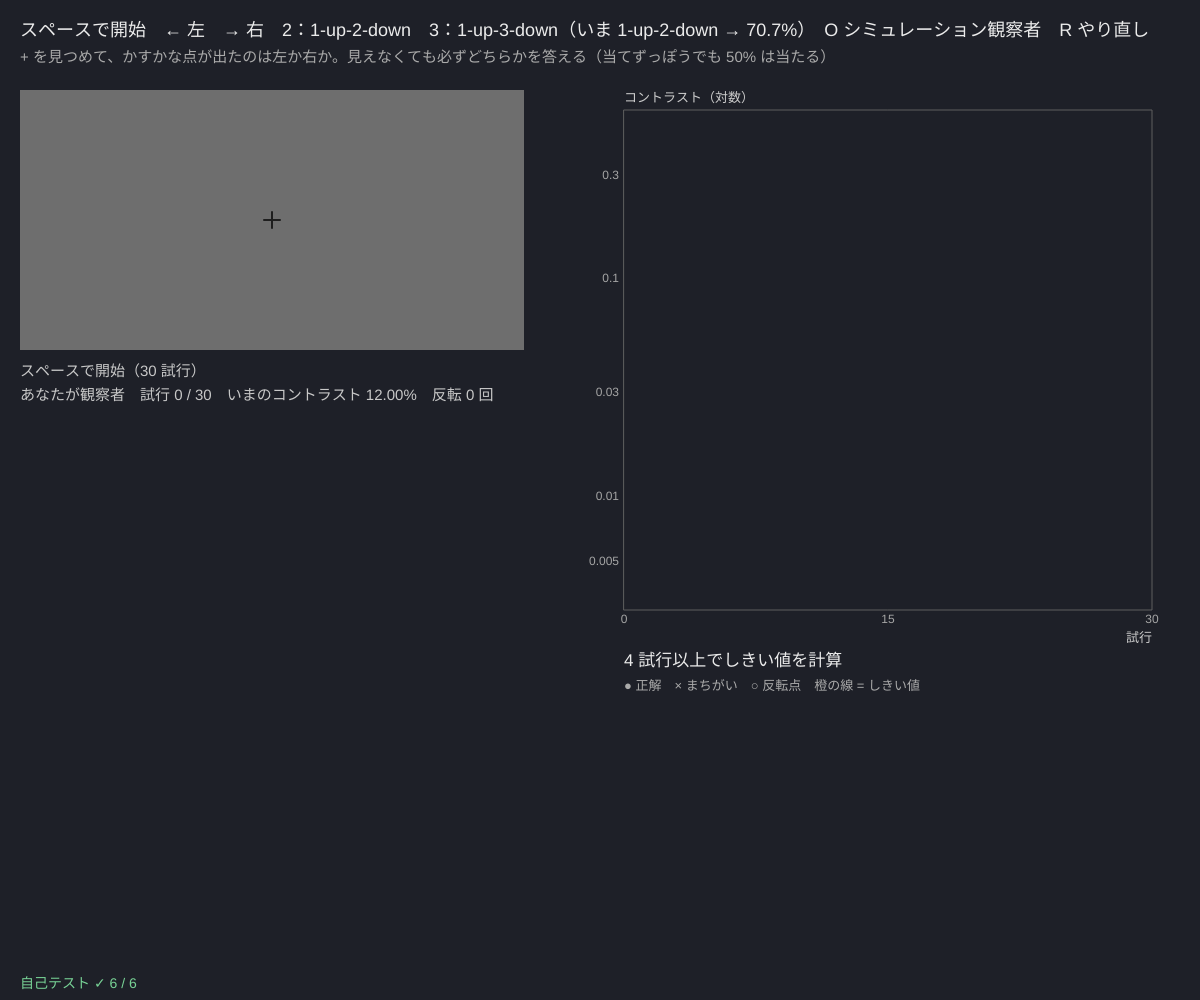
Frame 1 (no input)
Frame 60 (no input): identical to frame 1, image omitted
Frame 120 (the mouse pressed at the canvas centre since frame 60): identical to frame 1, image omitted

The p5.js sketch that drew this single still picture (run headless with seeded random() and noise() and a simulated clock; from frame 60 on, the mouse is pressed at the canvas centre):

// p5.js sketch
// ── sketch.js
// ============================================
// 04 上下法（階段法）─ かすかな点が見えるしきい値
// 中心の + を見つめる。かすかな点が左か右に一瞬出るので、どちらだったかを答える（わからなくても必ず答える）
// 2 回続けて正解ならコントラストを 1 段下げ、1 回まちがえたら 1 段上げる（1-up-2-down）→ 正答率 70.7% の所を行ったり来たり
// （はじめは 1 回まちがえるまで 2 段ずつ下げて、すばやくしきい値の近くへ行く）
// しきい値 = 反転点（上がり下がりが変わった所）の平均。少ない試行で効率よく測れる
// クリック → スペースで開始 / ← → で答える / 2 = 1-up-2-down  3 = 1-up-3-down / O = シミュレーション観察者 / R = やり直し
// ============================================

const N_TRIALS = 30;                   // ★ 試行の数
const FACTOR = 1.25;                   // ★ 1 段の大きさ（1.25 倍 ≈ 2 dB）
const BG = 110;                        // ★ 背景の灰色（画面の値）
const BLOB = 5;                        // ★ 点の大きさ（ガウスの σ px）
const SHOW_MS = 400;                   // ★ 点を見せる時間 [ms]
const SIM = { alpha: 0.04, s: 0.35 };  // ★ シミュレーション観察者：正答率 = 0.5 + 0.5·L((ln c − ln α)/s)
let st, nDown = 2, phase = 'ready', tPhase = 0, cur = null, pg, simMode = false, simSeed = 1, simAvg = null;

function setup() {
  createCanvas(windowWidth, windowHeight);
  pg = createGraphics(Math.floor(width * 0.42), 260); pg.pixelDensity(1);
  selfTest();
  resetData(false);
}
function resetData(sim) { simMode = sim; st = makeStair(0.12, FACTOR, nDown, 0.002, 0.6, true); phase = 'ready'; simAvg = null; seedRng(Date.now()); }

// 点の画像を 1 回だけ作る（ディザ = 小さな乱数を足して丸め、8 ビットより細かいコントラストも平均では正しく出す）
function makeStim(c, right) {
  pg.loadPixels();
  let W = pg.width, H = pg.height, cx = right ? W * 0.78 : W * 0.22, cy = H / 2;
  for (let y = 0; y < H; y++) for (let x = 0; x < W; x++) {
    let r2 = (x - cx) ** 2 + (y - cy) ** 2, v = BG * (1 + c * Math.exp(-r2 / (2 * BLOB * BLOB))) + rnd() - 0.5;
    let o = 4 * (y * W + x); pg.pixels[o] = pg.pixels[o + 1] = pg.pixels[o + 2] = clampv(Math.round(v), 0, 255); pg.pixels[o + 3] = 255;
  }
  pg.updatePixels();
}
function startTrial() {
  if (st.track.length >= N_TRIALS) { phase = 'done'; return; }
  cur = { right: rnd() < 0.5, c: st.v }; makeStim(cur.c, cur.right);
  phase = 'fix'; tPhase = millis();
}
function answer(right) {
  if (phase !== 'stim' && phase !== 'wait') return;
  stairUpdate(st, right === cur.right); phase = 'blank'; tPhase = millis();
}

// シミュレーション観察者
function simPc(c) { return 0.5 + 0.5 / (1 + Math.exp(-(Math.log(c) - Math.log(SIM.alpha)) / SIM.s)); }
function targetP(nd) { return Math.pow(0.5, 1 / nd); }                     // pⁿ = 0.5
function trueThreshold(nd) { let L = 2 * targetP(nd) - 1; return Math.exp(Math.log(SIM.alpha) + SIM.s * Math.log(L / (1 - L))); }
function simRun(n, nd) { let s = makeStair(0.12, FACTOR, nd, 0.002, 0.6, true); for (let t = 0; t < n; t++) stairUpdate(s, rnd() < simPc(s.v)); return s; }
function runSim(seed) {
  resetData(true); seedRng(seed);
  st = simRun(60, nDown);
  let th = []; for (let r = 0; r < 20; r++) th.push(Math.log(stairThreshold(simRun(60, nDown), 2)));
  simAvg = Math.exp(th.reduce((a, b) => a + b, 0) / th.length); phase = 'done';
}

function draw() {
  background(30, 32, 40);
  fill(235); noStroke(); textSize(18);
  text('スペースで開始　← 左　→ 右　2：1-up-2-down　3：1-up-3-down（いま 1-up-' + nDown + '-down → ' + (targetP(nDown) * 100).toFixed(1) + '%）　O シミュレーション観察者　R やり直し', 20, 36);
  fill(170); textSize(15);
  text('+ を見つめて、かすかな点が出たのは左か右か。見えなくても必ずどちらかを答える（当てずっぽうでも 50% は当たる）', 20, 62);

  // ---- 刺激
  let sx = 20, sy = 90;
  if (phase === 'blank' && millis() - tPhase > 500) startTrial();
  if (phase === 'fix' && millis() - tPhase > 500) { phase = 'stim'; tPhase = millis(); }
  if (phase === 'stim' && millis() - tPhase > SHOW_MS) phase = 'wait';
  if (phase === 'stim') image(pg, sx, sy);
  else { noStroke(); fill(BG); rect(sx, sy, pg.width, pg.height); }
  stroke(phase === 'wait' ? 60 : 30); strokeWeight(2);
  let fx = sx + pg.width / 2, fy = sy + pg.height / 2; line(fx - 8, fy, fx + 8, fy); line(fx, fy - 8, fx, fy + 8);
  noStroke(); fill(200); textSize(15);
  let msg = { ready: simMode ? '' : 'スペースで開始（' + N_TRIALS + ' 試行）', wait: '左？ 右？（← / →）', done: simMode ? '' : 'おつかれさま！ R でもう一度' }[phase] || '';
  text(msg, sx, sy + pg.height + 26);
  text((simMode ? 'シミュレーション観察者' : 'あなたが観察者') + '　試行 ' + st.track.length + (simMode ? '' : ' / ' + N_TRIALS) + '　いまのコントラスト ' + (st.v * 100).toFixed(2) + '%　反転 ' + st.revs.length + ' 回', sx, sy + pg.height + 50);

  // ---- 階段のグラフ（コントラストは対数）
  let g = { x: width * 0.52, y: 110, w: width * 0.44, h: height * 0.5, x0: 0, x1: Math.max(N_TRIALS, st.track.length), y0: 0.003, y1: 0.6, logy: true };
  plotAxes(g, '試行', 'コントラスト（対数）', [0, Math.round(g.x1 / 2), g.x1], [0.005, 0.01, 0.03, 0.1, 0.3]);
  stroke(120); strokeWeight(1.5);
  polyline(st.track.map((q, i) => [gX(g, i), gY(g, q.v)]));
  for (let i = 0; i < st.track.length; i++) {
    let q = st.track[i], x = gX(g, i), y = gY(g, q.v);
    if (q.ok) { noStroke(); fill(120, 210, 150); circle(x, y, 8); } else { stroke(255, 100, 100); strokeWeight(2); line(x - 4, y - 4, x + 4, y + 4); line(x - 4, y + 4, x + 4, y - 4); }
  }
  noFill(); stroke(255, 210, 120); strokeWeight(1.5);
  for (let r of st.revs) circle(gX(g, r.i), gY(g, r.v), 16);
  let th = st.track.length >= 4 ? stairThreshold(st, 2) : null;
  if (th) { stroke(255, 170, 90); strokeWeight(2.5); line(g.x, gY(g, th), g.x + g.w, gY(g, th)); }
  if (simMode) { stroke(120, 200, 140); strokeWeight(1.5); let t = trueThreshold(nDown); line(g.x, gY(g, t), g.x + g.w, gY(g, t)); }
  noStroke(); fill(235); textSize(17);
  let ry = g.y + g.h + 56;
  text(th ? 'しきい値（反転点の平均、最初の 2 つは除く）= ' + (th * 100).toFixed(2) + '%' : '4 試行以上でしきい値を計算', g.x, ry);
  fill(170); textSize(13); text('● 正解　× まちがい　○ 反転点　橙の線 = しきい値', g.x, ry + 24);
  if (simMode) {
    fill(120, 200, 140); textSize(15);
    text('本当の ' + (targetP(nDown) * 100).toFixed(1) + '% 点 = ' + (trueThreshold(nDown) * 100).toFixed(2) + '%　｜ 60 試行 × 20 回の平均 = ' + (simAvg * 100).toFixed(2) + '%', g.x, ry + 50);
  }
  fill(selfTestResults.every((r) => r.ok) ? color(120, 210, 150) : color(255, 90, 90)); textSize(14);
  text(selfTestLine(), 20, height - 12);
}

function keyPressed() {
  if (key === ' ' && phase === 'ready') startTrial();
  if (key === LEFT_ARROW) answer(false);
  if (key === RIGHT_ARROW) answer(true);
  if (key === '2' || key === '3') { nDown = +key; resetData(false); }
  if (key === 'o' || key === 'O') runSim(++simSeed);
  if (key === 'r' || key === 'R') resetData(false);
  return false;
}

// ---- 自己テスト
function selfTest() {
  selfTestResults = [];
  check('1-up-2-down の目標 p² = 0.5 → 70.71%、1-up-3-down p³ = 0.5 → 79.37%', near(targetP(2), 0.70711, 1e-5) && near(targetP(3), 0.79370, 1e-5));
  check('本当の 70.7% 点で正答率がちょうど 0.7071', near(simPc(trueThreshold(2)), targetP(2), 1e-9));
  let s = makeStair(0.01, 2, 2, 0.005, 0.02); for (let i = 0; i < 10; i++) stairUpdate(s, true);
  check('階段は下限・上限の外に出ない（正解ばかりでも 0.005 で止まる）', near(s.v, 0.005));
  check('データがないときのしきい値は null（0 で割らない）', stairThreshold(makeStair(0.1, 1.25, 2, 0.01, 1), 2) === null);
  seedRng(52); let a = [], b = [];
  for (let r = 0; r < 40; r++) { a.push(Math.log(stairThreshold(simRun(80, 2), 2))); b.push(Math.log(stairThreshold(simRun(80, 3), 2))); }
  let ma = Math.exp(a.reduce((x, y) => x + y) / a.length), mb = Math.exp(b.reduce((x, y) => x + y) / b.length);
  check('シミュレーション観察者 1-up-2-down：平均しきい値 ≈ 70.7% 点（1 段 = ×1.25 以内）', Math.abs(Math.log(ma / trueThreshold(2))) < Math.log(FACTOR));
  check('1-up-3-down：平均しきい値 ≈ 79.4% 点（1 段以内）、2-down より高い', Math.abs(Math.log(mb / trueThreshold(3))) < Math.log(FACTOR) && mb > ma);
  reportSelfTest();
}

// ---------- やってみよう ----------
// 1. 30 試行で自分のしきい値を測ろう。グラフの階段はどこで行ったり来たりしている？
// 2. 3 を押して 1-up-3-down にすると、しきい値は上がる？ 下がる？ なぜ？
// 3. BLOB を 2 や 15 にすると、しきい値はどう変わる？（点が大きいほど見えやすい？）
// 4. FACTOR を 2 にすると速く近づくが、ゆれは大きくなる。O で比べよう
// 5. 背景 BG を暗く（40）すると、同じコントラストでも見え方は変わる？


// ==================================================
// ここから下は「心理物理の道具」（中身は読まなくても OK。消さないでね）
// ==================================================
// ---- 種つきの乱数（同じ種なら毎回同じ列）。シミュレーション観察者と自己テストで使う
let rngState = 1;
function seedRng(s) { rngState = (s >>> 0) || 1; }
function rnd() {                       // 0〜1 の一様乱数（mulberry32）
  rngState = (rngState + 0x6d2b79f5) >>> 0;
  let t = rngState;
  t = Math.imul(t ^ (t >>> 15), t | 1);
  t ^= t + Math.imul(t ^ (t >>> 7), t | 61);
  return ((t ^ (t >>> 14)) >>> 0) / 4294967296;
}
function rndNormal() { let u = 1 - rnd(), v = rnd(); return Math.sqrt(-2 * Math.log(u)) * Math.cos(2 * Math.PI * v); }   // 標準正規分布
function shuffleArr(a) { for (let i = a.length - 1; i > 0; i--) { let j = Math.floor(rnd() * (i + 1)), t = a[i]; a[i] = a[j]; a[j] = t; } return a; }
function clampv(v, a, b) { return v < a ? a : v > b ? b : v; }
// ---- 正規分布：Φ（累積分布）と z（その逆関数。二分法で数値的に解く）
function erfA(x) {                     // 誤差関数（Abramowitz & Stegun 7.1.26、誤差 1.5e-7 以下）
  let s = x < 0 ? -1 : 1; x = Math.abs(x);
  let t = 1 / (1 + 0.3275911 * x);
  let y = 1 - ((((1.061405429 * t - 1.453152027) * t + 1.421413741) * t - 0.284496736) * t + 0.254829592) * t * Math.exp(-x * x);
  return s * y;
}
function Phi(x) { return 0.5 * (1 + erfA(x / Math.SQRT2)); }
function zOf(p) {                      // Φ(z) = p となる z
  p = clampv(p, 1e-9, 1 - 1e-9);
  let lo = -9, hi = 9;
  for (let i = 0; i < 70; i++) { let m = (lo + hi) / 2; if (Phi(m) < p) lo = m; else hi = m; }
  return (lo + hi) / 2;
}
// 割合を 1/(2N) で補正（0 や 1 だと z が無限大になるので）
function rateFix(k, n) { return n > 0 ? clampv(k / n, 1 / (2 * n), 1 - 1 / (2 * n)) : 0.5; }
// ---- 上下法（階段法）：nDown 回続けて正答で 1 段下げ（難しく）、1 回まちがえたら 1 段上げ（やさしく）
// 値は掛け算で動かす（factor 倍）。1-up-2-down は正答率 70.7%（p² = 0.5）、1-up-3-down は 79.4% に集まる
// fast = true なら、最初にまちがえるまでは 1 回正解ごとに factor² ずつ下げて、すばやくしきい値の近くへ
function makeStair(start, factor, nDown, lo, hi, fast) {
  return { v: start, factor, nDown, lo, hi, fast: !!fast, run: 0, dir: 0, track: [], revs: [] };
}
function stairUpdate(st, correct) {
  st.track.push({ v: st.v, ok: correct });
  if (st.fast && !correct) st.fast = false;
  if (st.fast) { st.dir = -1; st.v = clampv(st.v / (st.factor * st.factor), st.lo, st.hi); return; }
  let move = 0;
  if (correct) { st.run++; if (st.run >= st.nDown) { st.run = 0; move = -1; } }
  else { st.run = 0; move = 1; }
  if (move !== 0) {
    if (st.dir !== 0 && move !== st.dir) st.revs.push({ i: st.track.length - 1, v: st.v });   // 向きが変わった = 反転点
    st.dir = move;
    st.v = clampv(move < 0 ? st.v / st.factor : st.v * st.factor, st.lo, st.hi);
  }
}
// しきい値 = 反転点の幾何平均（最初の skip 個は練習とみなして捨てる）。足りなければ最後の 6 試行の幾何平均
function stairThreshold(st, skip) {
  let r = st.revs.slice(skip === undefined ? 2 : skip).map((q) => q.v);
  if (r.length < 2) r = st.track.slice(-6).map((q) => q.v);
  if (r.length === 0) return null;
  return Math.exp(r.reduce((s, v) => s + Math.log(v), 0) / r.length);
}
// ---- グラフの道具：g = { x, y, w, h, x0, x1, y0, y1, logx, logy }
function gX(g, v) { let t = g.logx ? (Math.log(v) - Math.log(g.x0)) / (Math.log(g.x1) - Math.log(g.x0)) : (v - g.x0) / (g.x1 - g.x0); return g.x + clampv(t, -0.02, 1.02) * g.w; }
function gY(g, v) { let t = g.logy ? (Math.log(v) - Math.log(g.y0)) / (Math.log(g.y1) - Math.log(g.y0)) : (v - g.y0) / (g.y1 - g.y0); return g.y + g.h - clampv(t, -0.02, 1.02) * g.h; }
function plotAxes(g, xl, yl, xt, yt) {
  stroke(95); strokeWeight(1); noFill(); rect(g.x, g.y, g.w, g.h);
  noStroke(); fill(165); textSize(12); textAlign(CENTER, TOP);
  for (let v of xt) text(+v.toPrecision(3), gX(g, v), g.y + g.h + 4);
  textAlign(RIGHT, CENTER);
  for (let v of yt) text(+v.toPrecision(3), g.x - 5, gY(g, v));
  textAlign(LEFT, BASELINE); fill(205); textSize(13);
  text(xl, g.x + g.w - textWidth(xl), g.y + g.h + 32); text(yl, g.x, g.y - 8);
}
function polyline(pts) {               // 点が 2 つ以上あるときだけ折れ線を描く
  if (pts.length < 2) return;
  noFill(); beginShape(); for (let p of pts) vertex(p[0], p[1]); endShape();
}
// ---- 自己テストの道具
let selfTestResults = [];
function check(name, cond) { selfTestResults.push({ name, ok: !!cond }); }
function near(a, b, tol) { return a !== null && a !== undefined && isFinite(a) && Math.abs(a - b) <= (tol === undefined ? 1e-9 : tol); }
function reportSelfTest() { for (let r of selfTestResults) (r.ok ? console.log : console.error)((r.ok ? '✓ ' : '✗ ') + r.name); }
function selfTestLine() { let n = selfTestResults.filter((r) => r.ok).length; return '自己テスト ' + (n === selfTestResults.length ? '✓ ' : '✗ ') + n + ' / ' + selfTestResults.length; }
